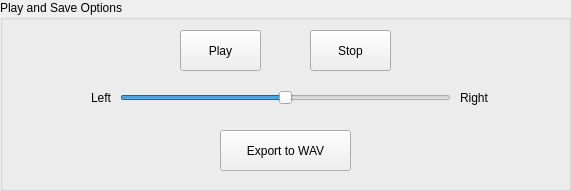
   <widget class="QGroupBox" name="time_settings">
    <property name="geometry">
     <rect>
      <x>770</x>
      <y>10</y>
      <width>571</width>
      <height>191</height>
     </rect>
    </property>
    <property name="title">
     <string>Play and Save Options</string>
    </property>
    <widget class="QToolButton" name="play_button">
     <property name="geometry">
      <rect>
       <x>180</x>
       <y>30</y>
       <width>81</width>
       <height>41</height>
      </rect>
     </property>
     <property name="text">
      <string>Play</string>
     </property>
    </widget>
    <widget class="QToolButton" name="stop_button">
     <property name="geometry">
      <rect>
       <x>310</x>
       <y>30</y>
       <width>81</width>
       <height>41</height>
      </rect>
     </property>
     <property name="text">
      <string>Stop</string>
     </property>
    </widget>
    <widget class="QSlider" name="track_pan">
     <property name="geometry">
      <rect>
       <x>120</x>
       <y>90</y>
       <width>331</width>
       <height>16</height>
      </rect>
     </property>
     <property name="maximum">
      <number>100</number>
     </property>
     <property name="value">
      <number>50</number>
     </property>
     <property name="orientation">
      <enum>Qt::Horizontal</enum>
     </property>
    </widget>
    <widget class="QLabel" name="label_65">
     <property name="geometry">
      <rect>
       <x>80</x>
       <y>90</y>
       <width>31</width>
       <height>16</height>
      </rect>
     </property>
     <property name="text">
      <string>Left</string>
     </property>
     <property name="alignment">
      <set>Qt::AlignRight|Qt::AlignTrailing|Qt::AlignVCenter</set>
     </property>
    </widget>
    <widget class="QLabel" name="label_90">
     <property name="geometry">
      <rect>
       <x>460</x>
       <y>90</y>
       <width>41</width>
       <height>16</height>
      </rect>
     </property>
     <property name="text">
      <string>Right</string>
     </property>
    </widget>
    <widget class="QPushButton" name="pushButton_export_wav">
     <property name="geometry">
      <rect>
       <x>220</x>
       <y>130</y>
       <width>131</width>
       <height>41</height>
      </rect>
     </property>
     <property name="toolTip">
      <string>&lt;html&gt;&lt;head/&gt;&lt;body&gt;&lt;p&gt;Exports the Mix to a .wav file. The sample must always be played first before exporting.&lt;/p&gt;&lt;/body&gt;&lt;/html&gt;</string>
     </property>
     <property name="text">
      <string>Export to WAV</string>
     </property>
    </widget>
   </widget>
